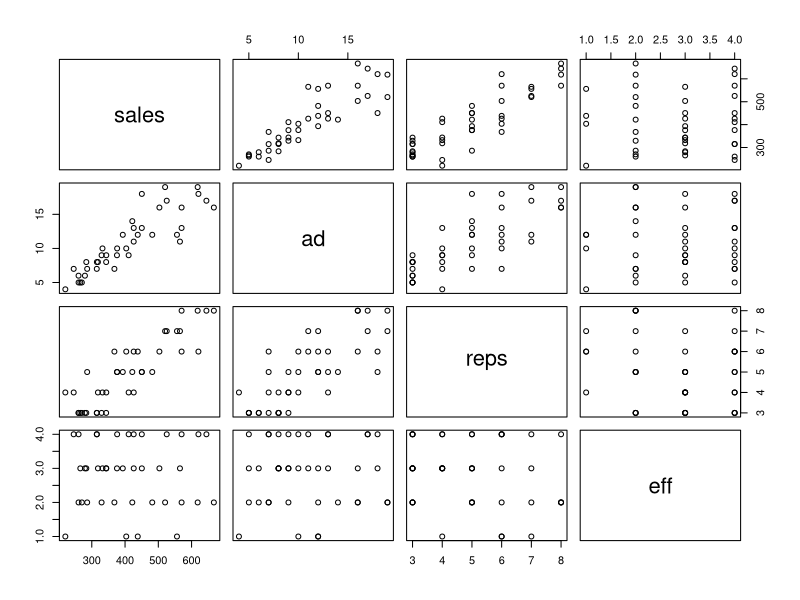
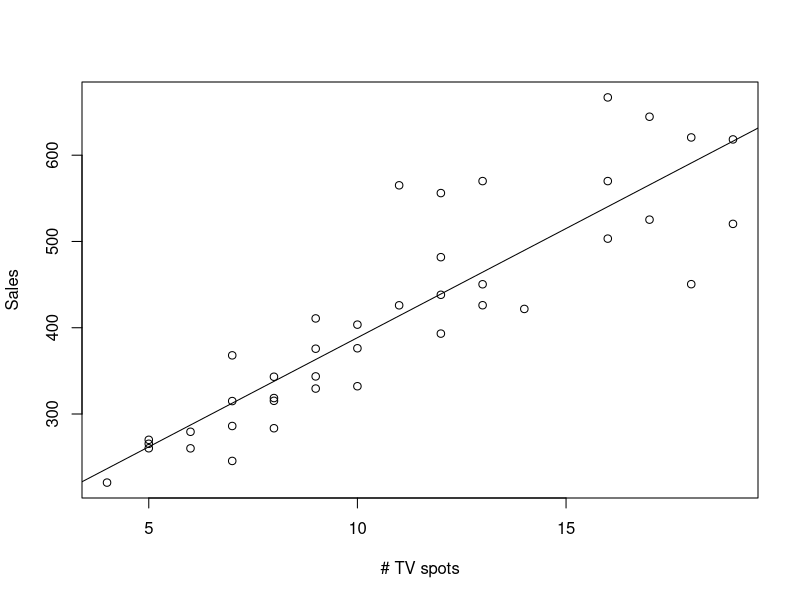
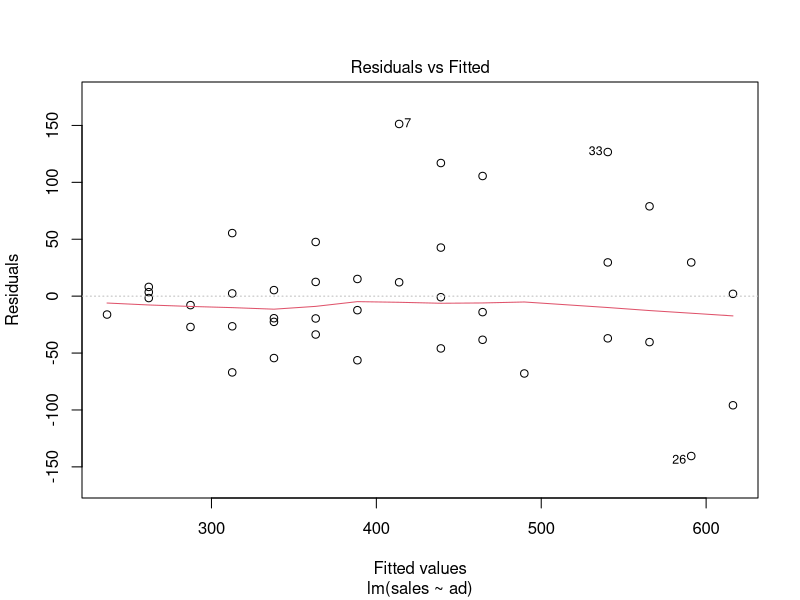
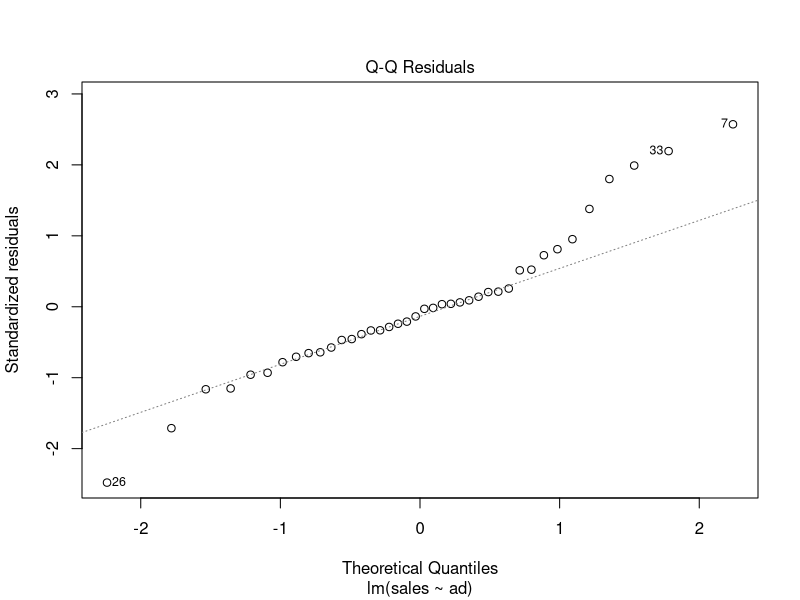
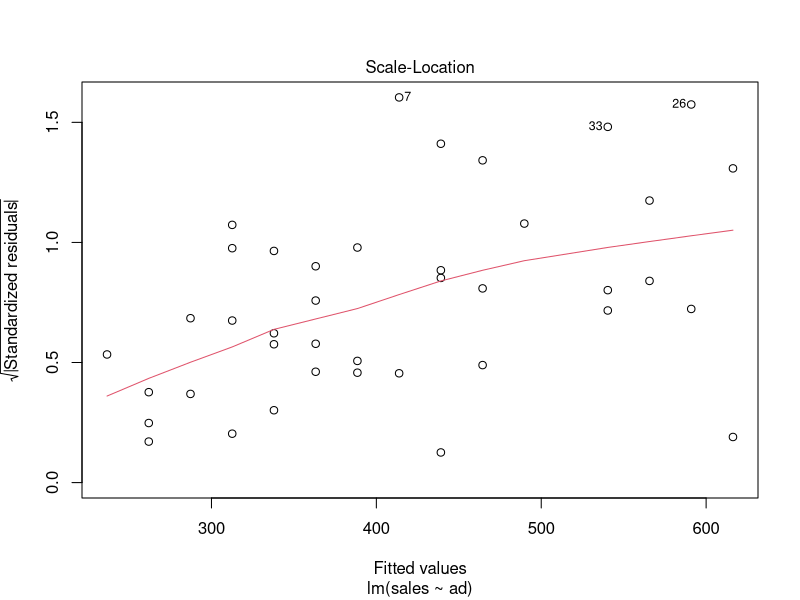
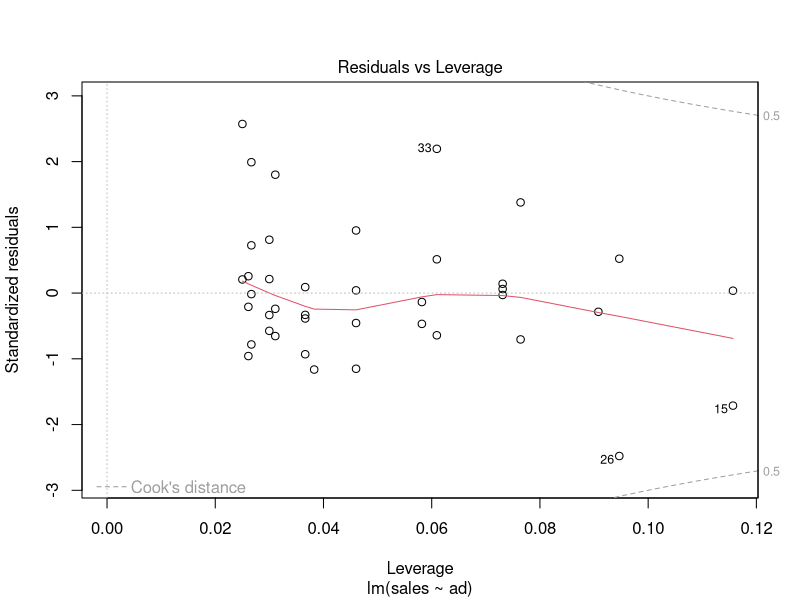

Generate these figures, in order, with R: (Note: this script raises an error after producing the figures.)
# Supervised Learning: observe dependent variable or outcome y, identify relationship between x and y, Regression problem and Classification problem
# Unsupervised Learning: find interesting pattern in x, Clustering problem, Factor problem

# Click Ball Point Pens Example
# Read in data
click = data.frame(sales=c(260.3,286.1,279.4,410.8,438.2,315.3,565.1,570.0,426.1,315.0,
                           403.6,220.5,343.6,644.6,520.4,329.5,426.0,343.2,450.4,421.8,245.6,503.3,375.7,265.5,
                           620.6,450.5,270.1,368.0,556.1,570.0,318.5,260.2,667.0,618.3,525.3,332.2,393.2,283.5,
                           376.2,481.8), ad=c(5,7,6,9,12,8,11,16,13,7,10,4,9,17,19,9,11,8,13,14,7,16,9,5,18,18,
                                              5,7,12,13,8,6,16,19,17,10,12,8,10,12), reps=c(3,5,3,4,6,3,7,8,4,3,6,4,4,8,7,3,6,3,5,
                                                                                            5,4,6,5,3,6,5,3,6,7,6,4,3,8,8,7,4,5,3,5,5), eff=c(4,2,3,4,1,4,3,2,3,4,1,1,3,4,2,2,4,
                                                                                                                                             3,4,2,4,3,3,3,4,3,2,2,1,4,3,2,2,2,4,3,3,3,4,2))
# correlation
round(cor(click),4)
plot(click)

# Estimate the model
fit = lm(sales~ad, click)
plot(click$ad,click$sales,xlab="# TV spots", ylab = "Sales")
abline(fit)
summary(fit)
plot(fit)
confint(fit)
predict(fit,data.frame(ad=5))
predict(fit,data.frame(ad=5),interval = "prediction")
predict(fit,data.frame(ad=5),interval = "confidence")

# Multiple Linear Regression
# Process for Building a Regression Model
# 1. Inspect data for : outliers, typos, missing values, etc.
    # Generate n, means, mins, and maxs of each variables
    # Generate boxplot of each variable
    # Generate a scatterplot matrix to assess correlations between predictor variables and pairwise correlations with dependent variables
# 2. Estimate model and check normality and shape of residuals
# 3. Test overall significance of the model
    # H0: b1 = b2 = b3 =.....= bp = 0
    # H1: at least one bj != 0
# 4. Test significance of individual coefficients

fit = lm(sales~ad+reps+eff,click)
summary(fit)
# we cannot conclude that the eff affects sales since p-value > 0.05
predict(fit,data.frame(ad=4,reps=3,eff=1))

# Comparing regression coefficients
# Compare when convert to commensurate units, or use standardized regression coeffcients (all variable standardized before the analysis to have mean of 0 and variance of 1), the unit of measurement is now the standard deviation
Zclick = as.data.frame(scale(click[1:4]))
fit = lm(sales~ad+reps+eff -1,Zclick) # -1 drops intercept
summary(fit)

#newfood data
newfood = data.frame(
    sales=c(225,323,424,268,224,331,254,492,167,226,210,289,204,288,245,161,161,
            246,128,154,163,151,180,150),
    price=c(24,24,24,24,24,24,24,24,29,29,29,29,29,29,29,29,34,34,34,34,34,34,34,34),
    ad=c(0,0,1,1,0,0,1,1,0,0,1,1,0,0,1,1,0,0,1,1,0,0,1,1),
    loc=c(0,0,0,0,1,1,1,1,0,0,0,0,1,1,1,1,0,0,0,0,1,1,1,1),
    income=c(7.3,8.3,6.9,6.5,7.3,8.3,6.9,6.5,6.5,8.4,6.5,6.2,6.5,8.4,6.5,6.2,
             7.2,8.1,6.6,6.1,7.2,8.1,6.6,6.1),
    volume=c(34,41,32,28,34,41,23,37,33,39,30,27,37,43,30,19,32,42,29,24,32,36,29,24),
    city=c(3,4,1,2,3,4,1,2,3,4,1,2,3,4,1,2,3,4,1,2,3,4,1,2))
# Multicollinearity: unstable coefficient, incorrect signs
# Detecting multicollinearity: compute a correlation matrix of the predictor variables and scatterplot
# VIF(Variance inflation factor): 1/tolerance(1-R^2)
install.packages("car")
library(car)
fit = lm(sales~price+ad+loc+volume+income,newfood)
vif(fit)
summary(fit)

# better off using forward/backward/stepwise regression, ridge regression, principal components regression
scatterplotMatrix(~temp+density+rate+am+defect,quality)

# deviance
deviance(lm(sales~1,newfood)) # null model leave 184k unexplained
deviance(lm(sales~ad,newfood)) # model with ad leaves 182k unexplained, ad explains 2521
deviance(lm(sales~ad+volume,newfood)) # model with both leaves 87k unexplained, ad and volume expalin 96k

# anova and drop1
fit = lm(sales~ad+volume,newfood)
anova(fit)
drop1(fit) 
fit2 = lm(sales~volume+ad,newfood)
anova(fit2)
drop1(fit2)

# The f-test of "overall significance"
# Residual plot helps us to understand how well the model fits the data
# plot(fit), plot(fit,which=1), plot(fit,which=2), 1 residual, 2 QQ plot
machine = data.frame(age=c(2,5,9,3,8), cost=c(6,13,23,5,22))
fit = lm(cost ~ age, machine)
par(mfrow=c(2,2)) # show 2*2 grid of plots
plot(fit)

# Leverage in R
fit = lm(cost~age,machine)
plot(fit,which=c(4,5))
lm.influence(fit)$hat
sum(lm.influence(fit)$hat)








